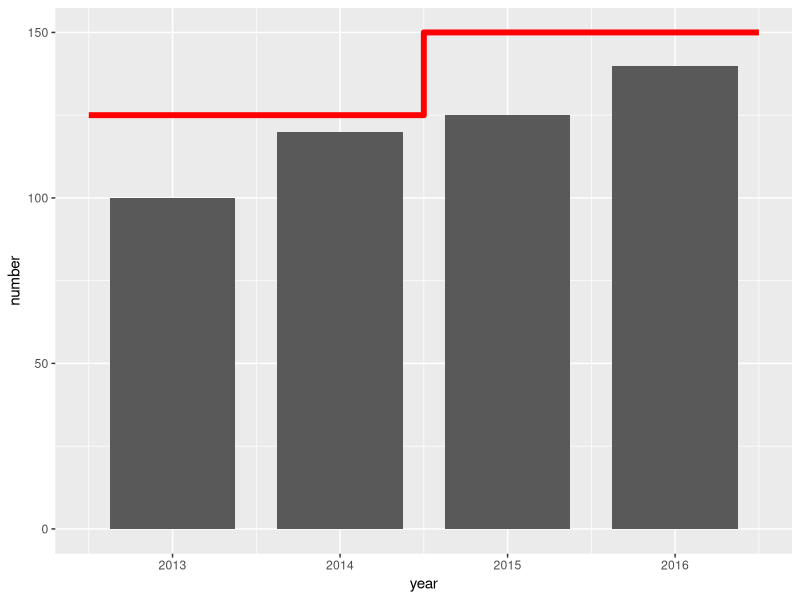

Here is the R script that generated this plot:
library(tidyverse)
df <- data.frame(year = c(2013, 2014, 2015, 2016),
                 number = c(100, 120, 125, 140),
                 capacity = c(125, 125, 150, 150))

ggplot(
  data = df %>%
    arrange(year) %>%
    add_row(year = max(.$year) + 1, capacity = last(.$capacity)),
  mapping = aes(x = year, y = number)
) +
  geom_col(width= 0.75) +
  geom_step(aes(y = capacity, x = year - 0.5), color = "red", size = 2)
